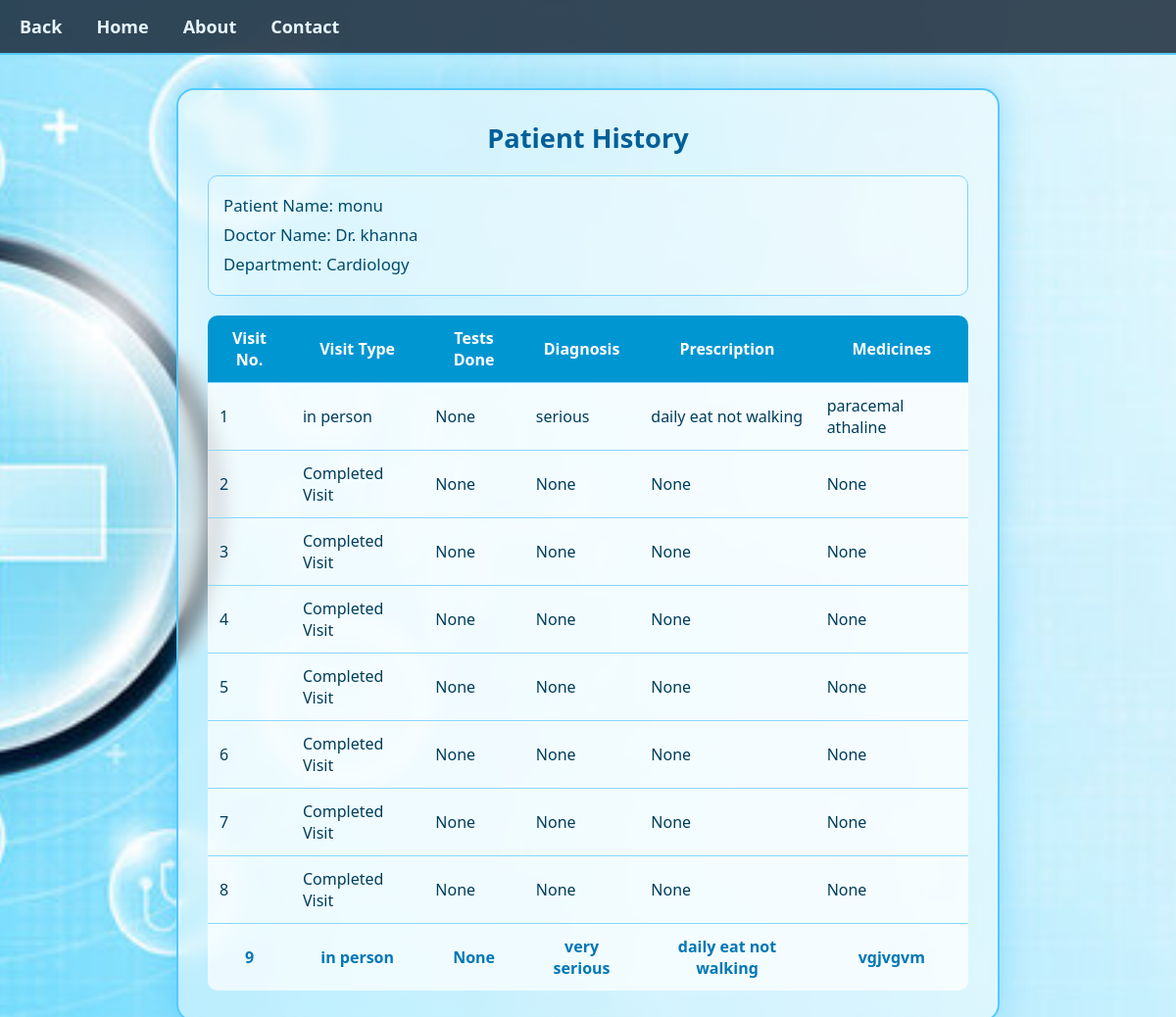
The page /admin/patient_history/2 on the database its author committed.
### tables this page shows
CREATE TABLE patients (
            id INTEGER PRIMARY KEY AUTOINCREMENT,
            user_id INTEGER NOT NULL,
            fullname TEXT NOT NULL,
            age INTEGER,
            gender TEXT,
            contact TEXT,
            blood_group TEXT,
            height INTEGER,
            weight INTEGER,
            FOREIGN KEY (user_id) REFERENCES users(id) ON DELETE CASCADE
            );

CREATE TABLE doctors (
            id INTEGER PRIMARY KEY AUTOINCREMENT,
            user_id INTEGER NOT NULL,
            fullname TEXT NOT NULL,
            specialization TEXT NOT NULL,
            department TEXT NOT NULL,
            experience INTEGER,
            FOREIGN KEY (user_id) REFERENCES users(id) ON DELETE CASCADE
        );

CREATE TABLE patient_history (
            id INTEGER PRIMARY KEY AUTOINCREMENT,
            patient_id INTEGER NOT NULL,
            doctor_id INTEGER NOT NULL,
            visit_type TEXT,
            tests_done TEXT,
            diagnosis TEXT,
            prescription TEXT,
            medicines TEXT,
            visit_date TEXT DEFAULT CURRENT_DATE,
            FOREIGN KEY (patient_id) REFERENCES patients(id) ON DELETE CASCADE,
            FOREIGN KEY (doctor_id) REFERENCES doctors(id) ON DELETE CASCADE
        );

### app.py (the view)
@app.route("/admin/patient_history/<int:patient_id>")
def admin_patient_history(patient_id):
    try:
        conn = module.host_get_db()
        cur = conn.cursor()
        cur.execute("SELECT * FROM patients WHERE id=?", (patient_id,))
        patient = cur.fetchone()
        if not patient:
            return "Patient not found"
        cur.execute("""
            SELECT ph.*, d.fullname AS doctor_name, d.department
            FROM patient_history ph
            JOIN doctors d ON ph.doctor_id = d.id
            WHERE ph.patient_id = ?
            ORDER BY ph.id ASC
        """, (patient_id,))
        history = cur.fetchall()
        return render_template("patient_history.html",
                               patient=patient,
                               history=history)
    except Exception as e:
        print("ERROR in admin_patient_history:", e)
        return "Error loading patient history"
    finally:
        cur.close()
        conn.close()

### module.py (called while the page is built)
def host_get_db():
    conn = sqlite3.connect('hospital.db')
    conn.row_factory=sqlite3.Row
    conn.execute("PRAGMA foreign_keys = ON")  # enforce FK constraints
    return conn

### templates/patient_history.html (shortened to what this page needs)
<!DOCTYPE html>
<html lang="en">
  <head>
    <link
      rel="stylesheet"
      href="{{url_for('static', filename='patient_hist.css')}}"
    />
  </head>
  <body>
    <nav class="navbar">
      <ul class="nav-links">
        <li><a href="/patient_dash">Back</a></li>
        <li><a href="/">Home</a></li>
        <li><a href="/about">About</a></li>
        <li><a href="/contact">Contact</a></li>
      </ul>
    </nav>
    <div id="admin_main">
      <div class="admin_block">
        <h2>Patient History</h2>
        <div class="patient-info">
          <p>Patient Name: {{ patient.fullname }}</p>
          {% if history %}
          <p>Doctor Name: {{ history[0].doctor_name }}</p>
          <p>Department: {{ history[0].department }}</p>
          {% endif %}
        </div>
        <table>
          <thead>
            <tr>
              <th>Visit No.</th>
              <th>Visit Type</th>
              <th>Tests Done</th>
              <th>Diagnosis</th>
              <th>Prescription</th>
              <th>Medicines</th>
            </tr>
          </thead>
          <tbody>
            {% if history %} {% for h in history %}
            <tr>
              <td>{{ loop.index }}</td>
              <td>{{ h.visit_type }}</td>
              <td>{{ h.tests_done }}</td>
              <td>{{ h.diagnosis }}</td>
              <td>{{ h.prescription }}</td>
              <td>{{ h.medicines }}</td>
            </tr>
            {% endfor %} {% else %}
            <tr>
              <td colspan="6" class="no-data">No history available.</td>
            </tr>
            {% endif %}
          </tbody>
        </table>
      </div>
    </div>
  </body>
</html>

### static/patient_hist.css (style rules this page uses)
* { margin: 0; padding: 0; box-sizing: border-box; }
body { min-height: 100vh; background: url(image3.jpg) no-repeat center center fixed; background-size: cover; font-family: "Segoe UI", Tahoma, sans-serif; padding-top: 60px; }
.navbar { width: 100%; background: rgba(26, 42, 58, 0.85); padding: 15px 20px; position: fixed; top: 0; left: 0; z-index: 999; border-bottom: 2px solid #55c9ff; backdrop-filter: blur(6px); }
.nav-links { list-style: none; display: flex; gap: 35px; }
.nav-links li a { color: #e6f7ff; text-decoration: none; font-size: 18px; font-weight: 600; transition: 0.3s; }
#admin_main { display: flex; justify-content: center; margin-top: 30px; }
.admin_block { width: 70%; background: rgba(255, 255, 255, 0.45); border: 2px solid #55c9ff; border-radius: 18px; padding: 30px; backdrop-filter: blur(9px); box-shadow: 0 0 30px rgba(0, 170, 255, 0.3); animation: fadeIn 0.8s ease-out; }
.admin_block h2 { text-align: center; margin-bottom: 20px; color: #005f99; font-size: 1.7em; font-weight: bold; }
.patient-info { background: rgba(255, 255, 255, 0.30); border: 1px solid #79d3ff; padding: 15px; border-radius: 10px; margin-top: 20px; margin-bottom: 20px; line-height: 1.8em; color: #004b6b; font-size: 1.05em; }
table { width: 100%; border-collapse: collapse; background: rgba(255, 255, 255, 0.35); border-radius: 10px; overflow: hidden; }
th { background: #0096d2; color: white; padding: 12px; font-size: 1em; }
td { padding: 12px; border-top: 1px solid #8ad7ff; background: rgba(255, 255, 255, 0.55); color: #003d5b; }
tr:last-child td { text-align: center; font-weight: bold; color: #0077b6; }

### rows shown on the page
patients: fullname "monu"
doctors: fullname "Dr. khanna", department "Cardiology"
patient_history: visit_type "in person", tests_done "None", diagnosis "serious", prescription "daily eat not walking", medicines "paracemal athaline"
patient_history: visit_type "Completed Visit", tests_done "None", diagnosis "None", prescription "None", medicines "None"
patient_history: visit_type "Completed Visit", tests_done "None", diagnosis "None", prescription "None", medicines "None"
patient_history: visit_type "Completed Visit", tests_done "None", diagnosis "None", prescription "None", medicines "None"
patient_history: visit_type "Completed Visit", tests_done "None", diagnosis "None", prescription "None", medicines "None"
patient_history: visit_type "Completed Visit", tests_done "None", diagnosis "None", prescription "None", medicines "None"
patient_history: visit_type "Completed Visit", tests_done "None", diagnosis "None", prescription "None", medicines "None"
patient_history: visit_type "Completed Visit", tests_done "None", diagnosis "None", prescription "None", medicines "None"
patient_history: visit_type "in person", tests_done "None", diagnosis "very serious", prescription "daily eat not walking", medicines "vgjvgvm"
